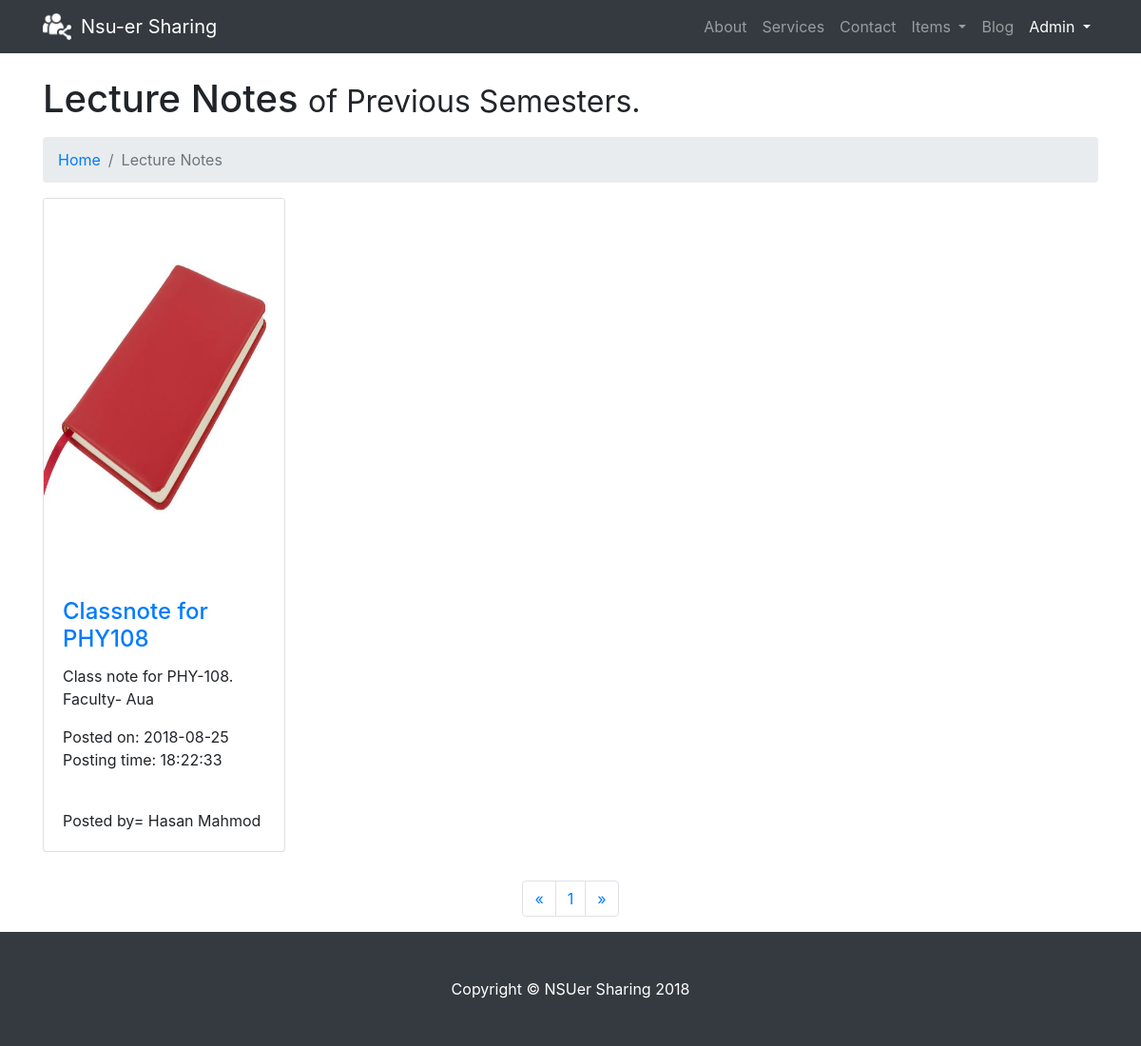
Screenshot of /Starting pages/portfolio-4-col3.php?page_visit=1 (signed in) with the database file from the repository.
### tables this page shows
CREATE TABLE `note` (
  `note_name` varchar(50) NOT NULL,
  `description` varchar(500) DEFAULT NULL,
  `post_time` timestamp NOT NULL DEFAULT CURRENT_TIMESTAMP ON UPDATE CURRENT_TIMESTAMP,
  `image` varchar(500) DEFAULT NULL,
  `note_id` int(11) NOT NULL
);

### Starting pages/portfolio-4-col3.php (the view, shortened to what this page needs)
<!DOCTYPE html>
<html lang="en">
  <head>
    <link rel="stylesheet" href="https://use.fontawesome.com/releases/v5.1.0/css/all.css">
    <link href="vendor/bootstrap/css/bootstrap.min.css" rel="stylesheet">
    <link href="css/modern-business.css" rel="stylesheet">
  </head>
  <body>
    <nav class="navbar fixed-top navbar-expand-lg navbar-dark bg-dark fixed-top">
      <div class="container">
        <img src="img/725210_users_512x512.png" type="image/png" style="height: 30px; Width: 30px; margin-right: 10px; filter: invert(100%);"><a class="navbar-brand" href="index.php">Nsu-er Sharing</a>
        <div class="collapse navbar-collapse" id="navbarResponsive">
          <ul class="navbar-nav ml-auto">
            <li class="nav-item">
              <a class="nav-link" href="about.php">About</a>
            </li>
            <li class="nav-item">
              <a class="nav-link" href="services.php">Services</a>
            </li>
            <li class="nav-item">
              <a class="nav-link" href="contact.php">Contact</a>
            </li>
            <li class="nav-item dropdown">
              <a class="nav-link dropdown-toggle" href="#" id="navbarDropdownPortfolio" data-toggle="dropdown" aria-haspopup="true" aria-expanded="false">
                Items
              </a>
            </li>
            <li class="nav-item">
              <a class="nav-link" href="blog-home-1.php?page_visit=1"> Blog </a>
            </li>
            <li class="nav-item dropdown">
              <a class="nav-link dropdown-toggle btn btn-outline-primary"style="border: 5px; color: white;" href="#" id="navbarDropdownBlog" data-toggle="dropdown" aria-haspopup="true" aria-expanded="false">
                <?php echo "".$_SESSION["fname"]; ?>
              </a>
            </li>
          </ul>
        </div>
      </div>
    </nav>
    <div class="container">
      <h1 class="mt-4 mb-3">Lecture Notes
        <small>of Previous Semesters.</small>
      </h1>
      <ol class="breadcrumb">
        <li class="breadcrumb-item">
          <a href="index.html">Home</a>
        </li>
        <li class="breadcrumb-item active">Lecture Notes</li>
      </ol>
      <div class="row">
        <?php
                      include("../../Project cse327/php/database_connect.php");
                      $page= $_GET["page_visit"];
                      if($page=="" || $page=="1"){
                        $page_passed= 0;
                      }
                      else{
                        $page_passed= ($page*8)-8;
                      }
                      $sql = "SELECT * FROM `note` order by note_id desc limit $page_passed,8  ";
                      $result= mysqli_query($conn,$sql);
              while($row= mysqli_fetch_row($result)){ ?>
              <div class="col-lg-3 col-md-4 col-sm-6 portfolio-item">
                <div class="card h-100">
                  <a href="#"><img class="card-img-top" src="<?php if($row[3]){ echo $row[3];} else {echo "http://placehold.it/500x400";} ?>" height= "400" width="500"  alt=""></a>
                  <div class="card-body">
                    <h4 class="card-title">
                      <a href="#"><?php echo $row[0]; ?></a>
                    </h4>
                    <p class="card-text"><?php echo $row[1]; ?></p>
                    <p class="card-text align-text-bottom"><?php $date= explode(" ",$row[2]); echo "Posted on: ". $date[0]."<br>"; echo "Posting time: ".date('H:i:s',strtotime($date[1])); ?> </p><br>
                    <p class= "card-text align-text-bottom">
                    <?php
                    $sql2 = "SELECT * From\n"
                              . "(\n"
                              . "SELECT CONCAT(first_name,' ',last_name) as \"Name\", `item post`.book_id FROM `note` ,user,`item post`\n"
                              . "where  `note`.`note_id`=`item post`.`book_id` and `item post`.`user_id`=user.user_id) as t where t.book_id= $row[4]";
                                $result2= mysqli_query($conn, $sql2);
                                while($row2= mysqli_fetch_row($result2)){
                                  echo "Posted by= ".$row2[0];
                                }
                    ?>
                  </div>
                </div>
              </div>
        <?php }?>
            </div>
        <?php
          $sql1 = "SELECT * FROM `note`";
          $result1= mysqli_query($conn,$sql1);
          $cnt= mysqli_num_rows($result1);
          $page=ceil($cnt/8);
        ?>
      <ul class="pagination justify-content-center">
        <li class="page-item">
          <a class="page-link" href="portfolio-4-col3.php?page_visit=<?php if($_GET["page_visit"]==1){echo 1;}else {echo $_GET["page_visit"]-1;} ?>" aria-label="Previous">
            <span aria-hidden="true">&laquo;</span>
          </a>
        </li>
        <?php
        if($page<11){
        for($b=1;$b<=$page;$b++){?>
        <li class="page-item">
          <a class="page-link" href="portfolio-4-col3.php?page_visit=<?php echo $b; ?>"><?php echo $b; ?></a>
        </li>
      <?php }  }
      else{
        for($b=$_GET['page_visit'];$b<=$_GET['page_visit']+10;$b++){?>
          <li class="page-item">
            <a class="page-link" href="portfolio-4-col3.php?page_visit=<?php echo $b; ?>"><?php echo $b; ?></a>
          </li>
        <?php   }
      }
  ?>
        <li class="page-item">
          <a class="page-link" href="portfolio-4-col3.php?page_visit=<?php if($_GET["page_visit"]>$page-1){echo 1;}else {echo $_GET["page_visit"]+1;} ?>" aria-label="Next">
            <span aria-hidden="true">&raquo;</span>
          </a>
        </li>
      </ul>
    </div>
    <footer class="py-5 bg-dark">
      <div class="container">
        <p class="m-0 text-center text-white">Copyright &copy; NSUer Sharing 2018</p>
      </div>
    </footer>
  </body>
</html>

### Starting pages/css/modern-business.css (style rules this page uses)
body { padding-top: 54px; }
@media (min-width: 992px) { body { padding-top: 56px; } }
.portfolio-item { margin-bottom: 30px; }

### rows the page displays
note: image (picture), note_name "Classnote for PHY108", description "Class note for PHY-108. Faculty- Aua", post_time "2018-08-25", post_time "18:22:33", row2 "Hasan Mahmod"

### other values shown
$_SESSION["fname"] "Admin"
